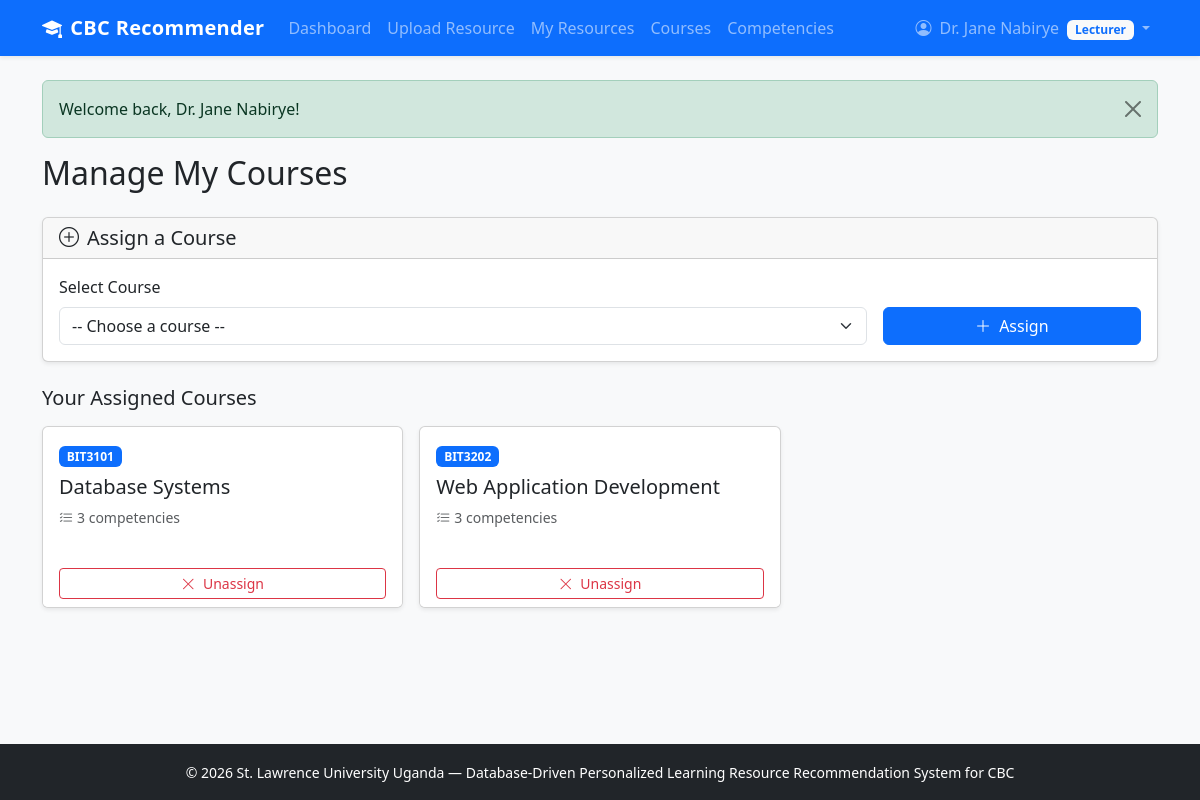
/lecturer/manage_courses.php (signed in), run on the app's committed database.
### tables this page shows
CREATE TABLE courses (
    course_id INT PRIMARY KEY AUTO_INCREMENT,
    course_code VARCHAR(20) UNIQUE NOT NULL,
    course_name VARCHAR(150) NOT NULL,
    description TEXT,
    created_at TIMESTAMP DEFAULT CURRENT_TIMESTAMP
);

### includes/functions.php (called while the page is built, shortened)
<?php
function e(?string $value): string
{
    return htmlspecialchars($value ?? '', ENT_QUOTES, 'UTF-8');
}

### lecturer/manage_courses.php (the view, shortened to what this page needs)
<?php
$pdo = getPDO();
$user_id = $_SESSION['user_id'];
$stmt = $pdo->prepare('
    SELECT c.course_id, c.course_code, c.course_name,
           (SELECT COUNT(*) FROM competencies WHERE course_id = c.course_id) AS comp_count
    FROM courses c
    JOIN lecturer_courses lc ON lc.course_id = c.course_id
    WHERE lc.user_id = ?
    ORDER BY c.course_code
');
$stmt->execute([$user_id]);
$assigned = $stmt->fetchAll();
$all_courses = $pdo->query('SELECT course_id, course_code, course_name FROM courses ORDER BY course_code')->fetchAll();
$assigned_ids = array_column($assigned, 'course_id');
$available = array_filter($all_courses, fn($c) => !in_array($c['course_id'], $assigned_ids));
require_once __DIR__ . '/../includes/header.php';
?>
<h2 class="mb-4">Manage My Courses</h2>
<?php if (!empty($available)): ?>
<div class="card shadow-sm mb-4">
    <div class="card-header">
        <h5 class="mb-0"><i class="bi bi-plus-circle me-2"></i>Assign a Course</h5>
    </div>
    <div class="card-body">
        <form method="POST" class="row g-3 align-items-end">
            <div class="col-md-9">
                <label class="form-label">Select Course</label>
                <select name="course_id" class="form-select" required>
                    <option value="">-- Choose a course --</option>
                </select>
            </div>
            <div class="col-md-3">
                <button type="submit" class="btn btn-primary w-100">
                    <i class="bi bi-plus-lg me-1"></i> Assign
                </button>
            </div>
        </form>
    </div>
</div>
<?php endif; ?>
<h5 class="mb-3">Your Assigned Courses</h5>
<?php if (empty($assigned)): ?>
    <div class="alert alert-info">You are not assigned to any courses yet.</div>
<?php else: ?>
    <div class="row g-3">
        <?php foreach ($assigned as $c): ?>
            <div class="col-md-6 col-lg-4">
                <div class="card h-100 shadow-sm">
                    <div class="card-body">
                        <span class="badge bg-primary mb-2"><?= e($c['course_code']) ?></span>
                        <h5 class="card-title"><?= e($c['course_name']) ?></h5>
                        <p class="text-muted small mb-3">
                            <i class="bi bi-list-check me-1"></i><?= (int)$c['comp_count'] ?> competencies
                        </p>
                    </div>
                    <div class="card-footer bg-white border-0">
                        <form method="POST" class="d-inline"
                              onsubmit="return confirm('Unassign from this course? You will lose access to manage its resources.')">
                            <button type="submit" class="btn btn-outline-danger btn-sm w-100">
                                <i class="bi bi-x-lg me-1"></i> Unassign
                            </button>
                        </form>
                    </div>
                </div>
            </div>
        <?php endforeach; ?>
    </div>
<?php endif; ?>
<?php require_once __DIR__ . '/../includes/footer.php'; ?>

### assets/css/style.css (style rules this page uses)
body { min-height: 100vh; display: flex; flex-direction: column; }

### data on the page
courses: course_code "BIT3101", course_name "Database Systems", comp_count "3"
courses: course_code "BIT3202", course_name "Web Application Development", comp_count "3"

### other printed values
$_SESSION['full_name'] "Dr. Jane Nabirye"
current_role() "Lecturer"
$flash['message'] "Welcome back, Dr. Jane Nabirye!"
